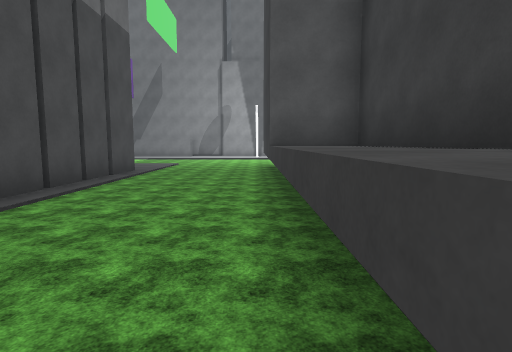
[1] (above)

24 first-person views from a walk through a Unity game level. The camera is 1.4 m above the floor, tilts 6° down and sees 80° across. The floor is counted in squares, 2 m on a side. Each view is taken from the middle of a square. On the plan, view 1 faces up. The plan holds only what a view shows up to about 10 squares ahead; the rest is blank. The place goes on beyond the plan. The player character is not drawn. Some animated figures are not drawn. Some surface patterns are stand-ins.

[2]
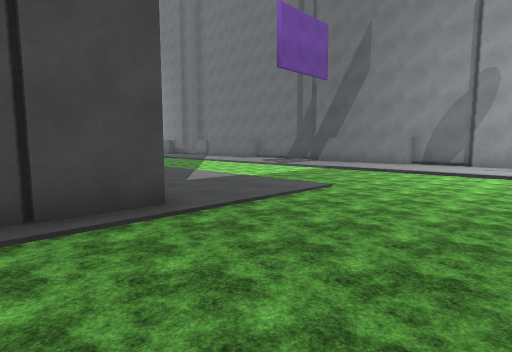

[3]
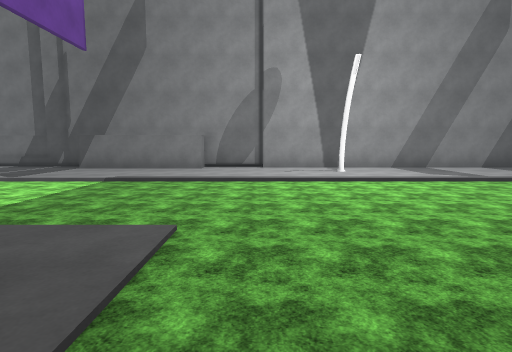

[4]
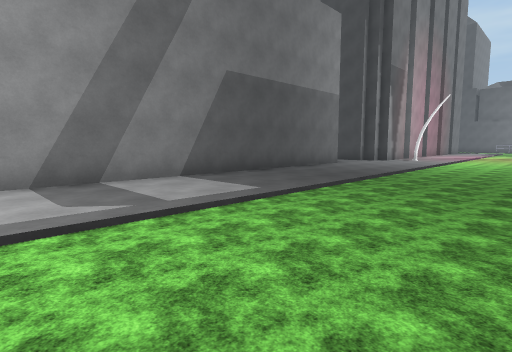

[5]
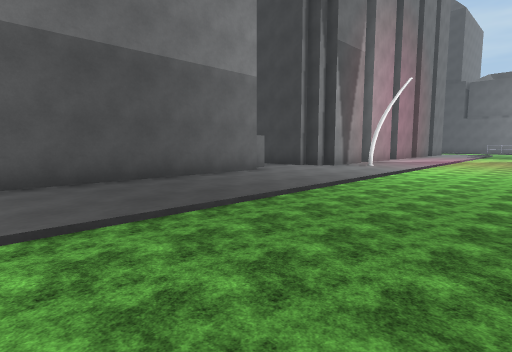

[6]
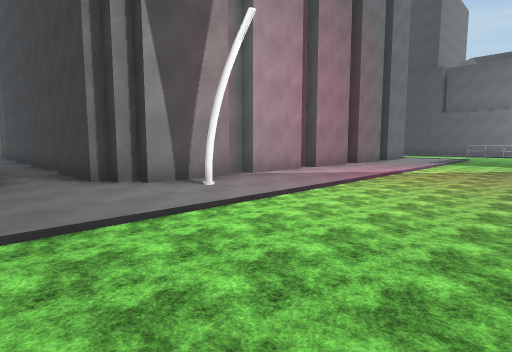

[7]
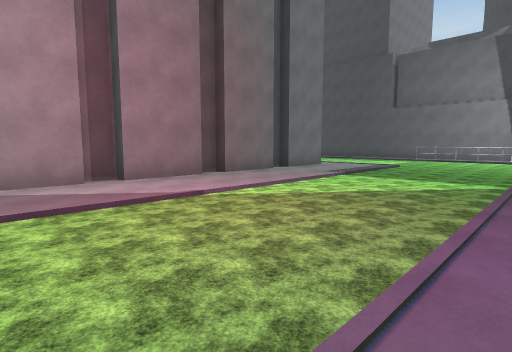

[8]
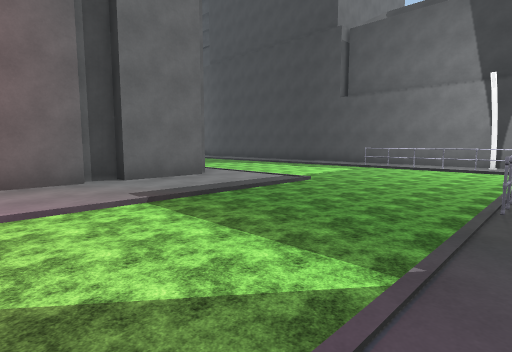

[9]
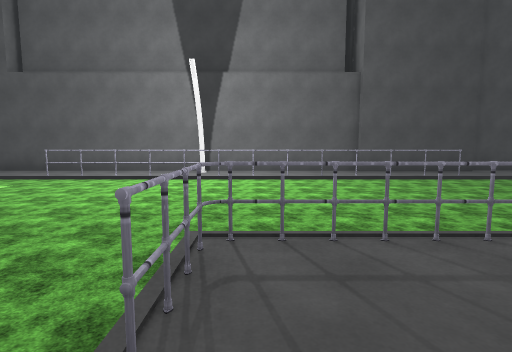

[10]
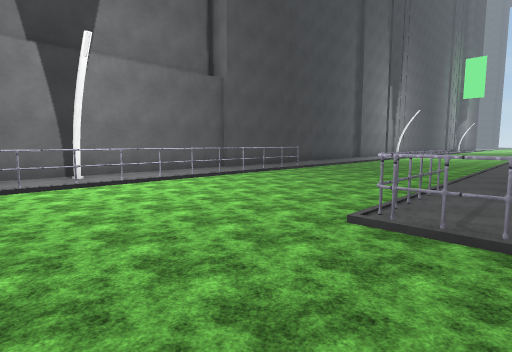

[11]
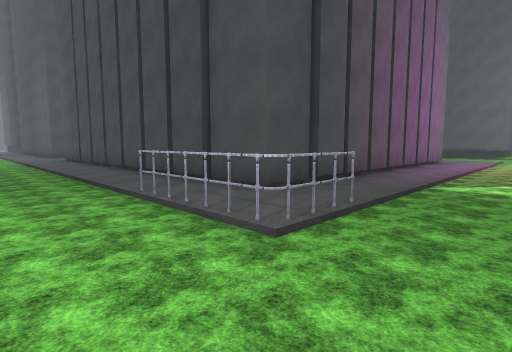

[12]
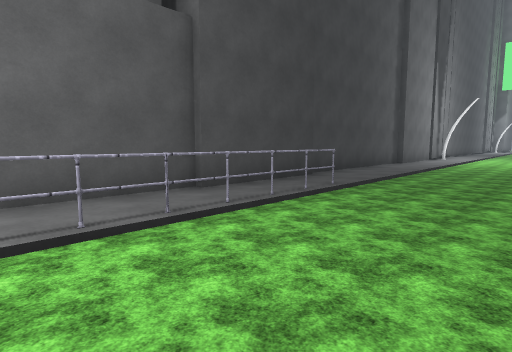

[13]
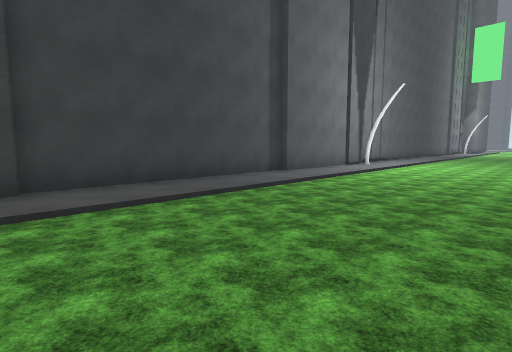

[14]
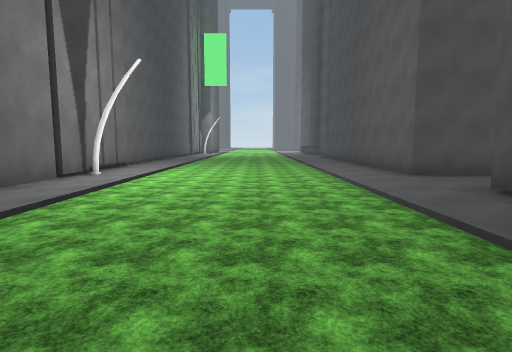

[15]
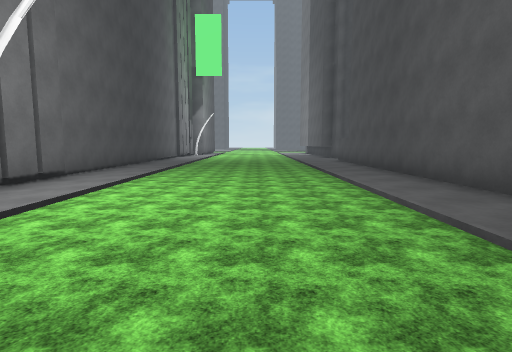

[16]
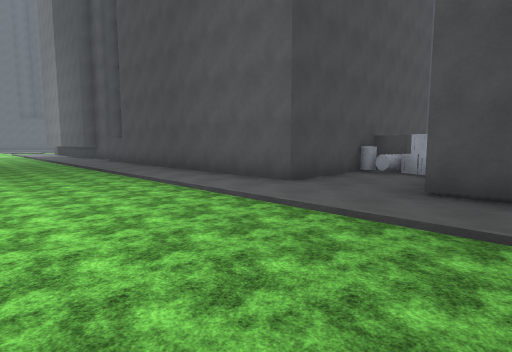

[17]
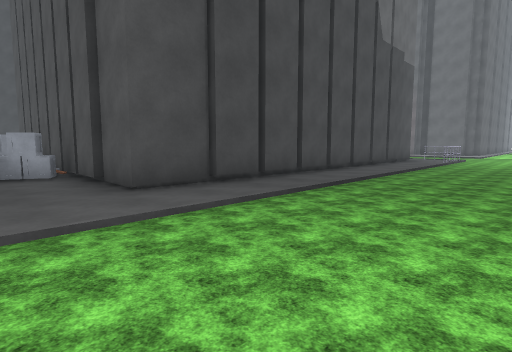

[18]
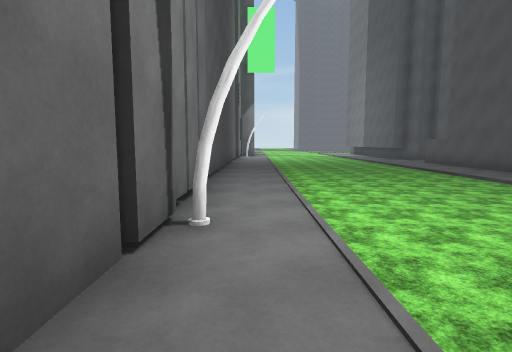

[19]
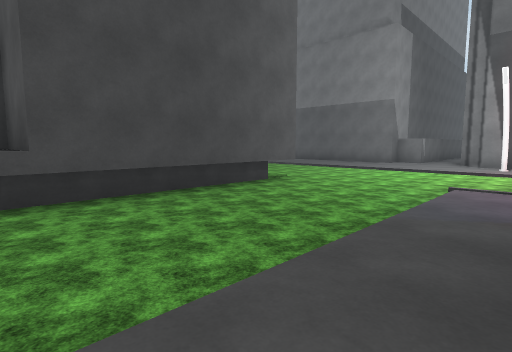

[20]
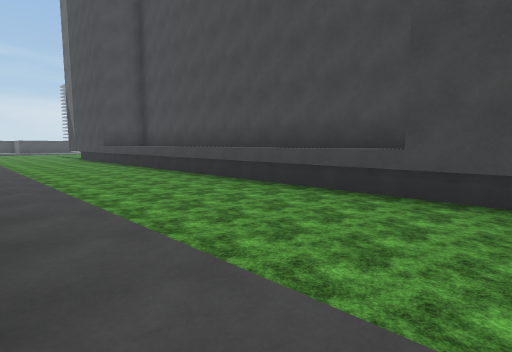

[21]
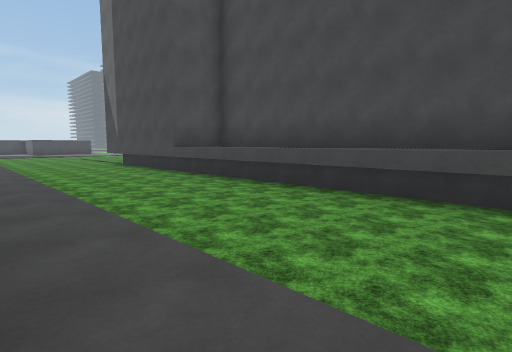

[22]
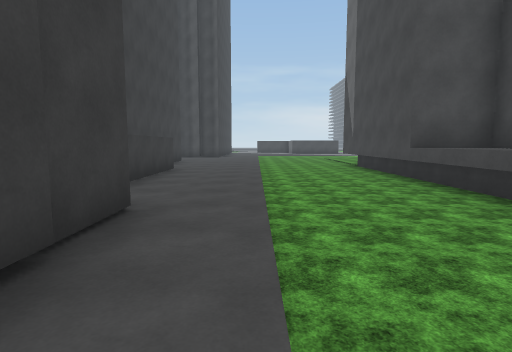

[23]
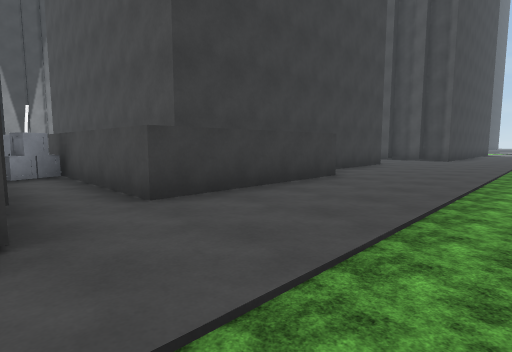

[24]
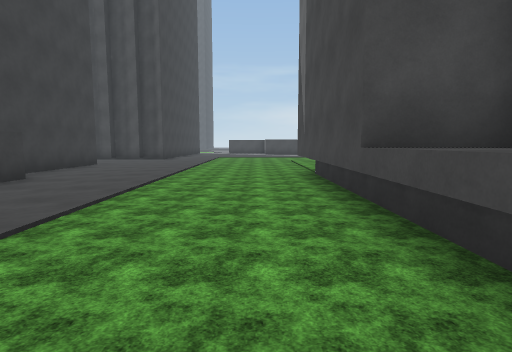

### Floor plan
Key: @ floor where view 1 was taken; # wall or solid block; . floor; ^ raised ledge; L lamp; O other object.
Columns run from 10 left of view 1 to 32 right of it. Each row starts with its distance up from view 1.
 17 ######################.##  ###  ### ...   #
 16  .......................####.####.##.... .#
 15   ........L.............L.................#
 14    ......................................O#
 13    ......................................O#
 12   .......................................O#
 11   ......................................LO#
 10   .........#         #.............OO....O#
  9     .......#         #.... #########O....O#
  8       .....#        ##....         #O....O#
  7        #...#        ##....         #.....O#
  6        #...##      ###....         #.....O#
  5        #...^#      #^^....         #......#
  4        #...^#      #^^....         #......#
  3         ...^#      #^^....         #......#
  2         ...^#      #^^....         #......#
  1          ..^       #^^....         #......#
  0           @^       #^^....        ##......#
 -1                    #^^....#       #.......#
 -2                    #^^....##  #####.......#
 -3                    #^^........# #.........#
 -4                    #^^.....#####^.........#
 -5                    ##^.....#     ##......L#
 -6                      #.....#      #.......#
 -7                      #.....#      #.......#
 -8                      #.....#      #.......#
 -9                      #.....#      #.......#
-10                      ......#      #.......#
-11                     .......##     #.......#
-12                     ........#     #.......#

Positions as (right, up) in squares from view 1, and headings:
1: (0, 0), facing up
2: (0, 6), facing up-left
3: (-2, 8), facing up
4: (1, 11), facing up-right
5: (5, 11), facing up-right
6: (11, 11), facing up-right
7: (16, 10), facing up-right
8: (21, 10), facing up-right
9: (24, 10), facing right
10: (25, 13), facing down-right
11: (28, 12), facing down-left
12: (28, 10), facing down-right
13: (27, 5), facing down-right
14: (28, 2), facing down
15: (28, -1), facing down
16: (29, -1), facing down-left
17: (29, -4), facing up-left
18: (31, -2), facing down
19: (15, 5), facing up-left
20: (15, 7), facing down-left
21: (15, 2), facing down-left
22: (14, 1), facing down
23: (13, -2), facing down-right
24: (12, -2), facing down
